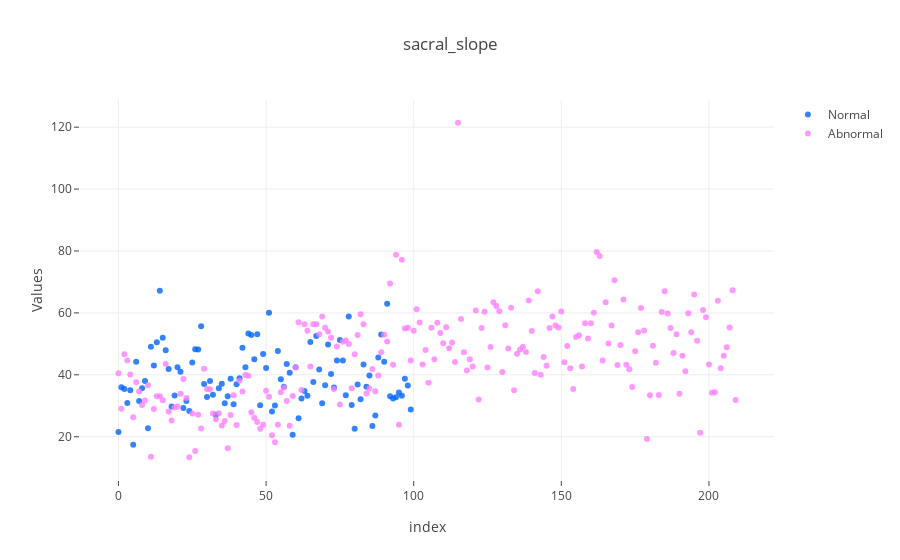

The notebook cell this image was saved under:
### Code cell
# import graph objects as "go"
import plotly.graph_objs as go

data2=data.copy()

# creating trace1
trace1 =go.Scatter(
                    x = np.arange(0,310),
                    y = data2[data2['class']=='Normal'].sacral_slope,
                    mode = "markers",
                    name = "Normal",
                    marker = dict(color = 'rgba(0, 100, 255, 0.8)'),
                    text= data2['class'])
# creating trace2
trace2 =go.Scatter(
                    x = np.arange(0,310),
                    y = data2[data2['class']=='Abnormal'].sacral_slope,
                    mode = "markers",
                    name = "Abnormal",
                    marker = dict(color = 'rgba(255, 128, 255, 0.8)'),
                    text= data2['class'])

df = [trace1, trace2]
layout = dict(title = 'sacral_slope',
              xaxis= dict(title= 'index',ticklen= 5,zeroline= False),
              yaxis= dict(title= 'Values',ticklen= 5,zeroline= False)
             )
fig = dict(data = df, layout = layout)
iplot(fig)

### Figure 1 — Plotly figure (JSON) as saved in the notebook; plotly's stock layout.template omitted (floating-point values rounded to 4 significant figures; data arrays with more than 128 entries replaced by an {"elided": "..."} marker saying what was removed)
{"data": [{"marker": {"color": "rgba(0, 100, 255, 0.8)"}, "mode": "markers", "name": "Normal", "text": {"elided": "310 str values"}, "type": "scatter", "uid": "2dd05eb6-1a08-4cfe-bcba-207b40a9d5e3", "x": {"elided": "310 int values"}, "y": [21.54, 35.95, 35.42, 30.87, 35.04, 17.39, 44.24, 31.57, 35.66, 37.98, 22.7, 49.09, 43.0, 50.5, 67.2, 52.0, 47.9, 41.86, 29.74, 33.34, 42.47, 40.97, 29.3, 31.53, 28.35, 43.96, 48.22, 48.18, 55.71, 37.0, 32.81, 38.01, 33.55, 27.14, 35.69, 37.12, 30.78, 33.09, 38.75, 30.52, 36.97, 38.91, 48.76, 42.45, 53.38, 52.88, 45.0, 53.13, 30.15, 46.68, 42.21, 60.05, 28.14, 30.11, 47.68, 38.58, 36.16, 43.45, 40.66, 20.66, 42.44, 25.97, 32.35, 34.77, 33.22, 50.57, 37.69, 52.55, 41.74, 30.78, 36.66, 49.76, 40.24, 35.88, 44.6, 51.25, 44.62, 33.37, 58.84, 30.26, 22.54, 36.87, 32.12, 43.32, 36.17, 39.81, 23.45, 26.82, 45.61, 53.01, 44.22, 62.94, 33.11, 32.32, 32.77, 34.29, 33.22, 38.75, 36.56, 28.77]}, {"marker": {"color": "rgba(255, 128, 255, 0.8)"}, "mode": "markers", "name": "Abnormal", "text": {"elided": "310 str values"}, "type": "scatter", "uid": "ba9e3a87-6f35-43d9-a98a-f1f341f63d5c", "x": {"elided": "310 int values"}, "y": {"elided": "210 float values"}}], "layout": {"title": {"text": "sacral_slope"}, "xaxis": {"ticklen": 5, "title": {"text": "index"}, "zeroline": false}, "yaxis": {"ticklen": 5, "title": {"text": "Values"}, "zeroline": false}}}
